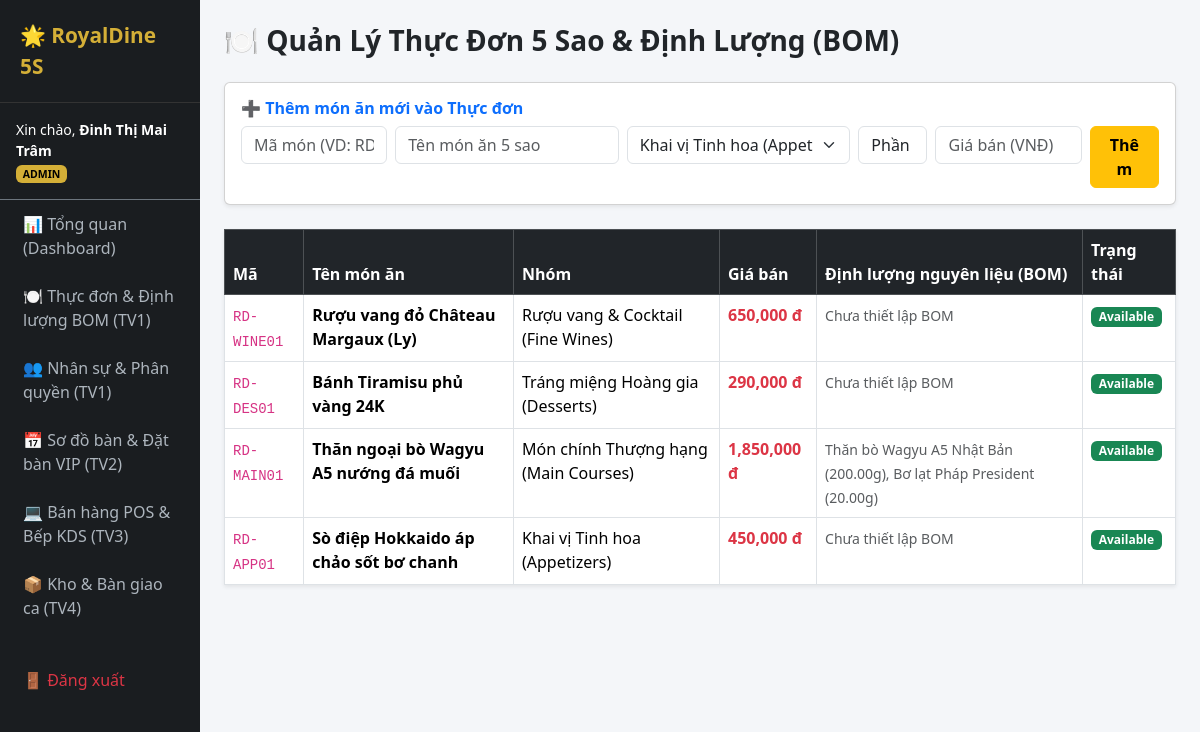
The app's page /index.php?c=menu&a=index (signed in) with its own data.
### tables this page shows
CREATE TABLE menu_items (
    id INT AUTO_INCREMENT PRIMARY KEY,
    category_id INT NOT NULL,
    item_code VARCHAR(30) NOT NULL UNIQUE,
    name VARCHAR(150) NOT NULL,
    description TEXT,
    unit VARCHAR(30) DEFAULT 'Phần',
    price DECIMAL(12,2) NOT NULL DEFAULT 0,
    image_url VARCHAR(255),
    is_combo TINYINT(1) DEFAULT 0,
    status ENUM('Available', 'OutOfStock', 'Discontinued') DEFAULT 'Available',
    created_at DATETIME DEFAULT CURRENT_TIMESTAMP,
    FOREIGN KEY (category_id) REFERENCES categories(id)
);

CREATE TABLE categories (
    id INT AUTO_INCREMENT PRIMARY KEY,
    name VARCHAR(100) NOT NULL,
    course_type ENUM('Appetizer', 'Soup_Salad', 'Main_Course', 'Dessert', 'Beverage', 'Set_Menu') NOT NULL,
    display_order INT DEFAULT 1,
    is_active TINYINT(1) DEFAULT 1
);

### controllers/MenuController.php (called while the page is built, shortened)
<?php
class MenuController extends Controller {
    public function index() {
        $items = $this->db->query("
            SELECT m.*, c.name AS category_name,
            (SELECT GROUP_CONCAT(CONCAT(i.name, ' (', b.quantity_required, i.unit, ')') SEPARATOR ', ')
             FROM recipes_bom b JOIN ingredients i ON b.ingredient_id = i.id WHERE b.menu_item_id = m.id) AS bom_list
            FROM menu_items m JOIN categories c ON m.category_id = c.id ORDER BY m.id DESC
        ")->fetchAll();
        $categories = $this->db->query("SELECT * FROM categories")->fetchAll();
        $this->render('menu/index', compact('items', 'categories'));
    }
}

### index.php (called while the page is built, shortened)
<?php
require_once __DIR__ . '/config/Database.php';
require_once __DIR__ . '/core/Controller.php';
$actionName     = isset($_GET['a']) ? $_GET['a'] : 'index';
$controller = new $controllerName();
$controller->$actionName();

### config/Database.php (called while the page is built, shortened)
<?php
class Database {
    private static $instance = null;
    private $host = 'localhost';
    private $db_name = 'royaldine_5s';
    private $username = 'root';
    private $password = '';
    private function __construct() {
        try {
            $dsn = "mysql:host={$this->host};dbname={$this->db_name};charset=utf8mb4";
            $this->conn = new PDO($dsn, $this->username, $this->password, [
                PDO::ATTR_ERRMODE => PDO::ERRMODE_EXCEPTION,
                PDO::ATTR_DEFAULT_FETCH_MODE => PDO::FETCH_ASSOC,
                PDO::ATTR_EMULATE_PREPARES => false
            ]);
        } catch (PDOException $e) {
            die("Lỗi kết nối CSDL RoyalDine 5S: " . $e->getMessage());
        }
    }
    public static function getConnection() {
        if (self::$instance === null) {
            self::$instance = new Database();
        }
        return self::$instance->conn;
    }
}

### views/menu/index.php (the view)
<div class="d-flex justify-content-between align-items-center mb-3">
    <h3 class="fw-bold">🍽️ Quản Lý Thực Đơn 5 Sao & Định Lượng (BOM)</h3>
</div>
<div class="card p-3 mb-4 shadow-sm">
    <h6 class="fw-bold text-primary">➕ Thêm món ăn mới vào Thực đơn</h6>
    <form method="POST" class="row g-2">
        <div class="col-md-2"><input type="text" name="item_code" class="form-control" placeholder="Mã món (VD: RD-05)" required></div>
        <div class="col-md-3"><input type="text" name="name" class="form-control" placeholder="Tên món ăn 5 sao" required></div>
        <div class="col-md-3">
            <select name="category_id" class="form-select">
                <?php foreach($categories as $c): ?><option value="<?= $c['id'] ?>"><?= $c['name'] ?></option><?php endforeach; ?>
            </select>
        </div>
        <div class="col-md-1"><input type="text" name="unit" class="form-control" value="Phần"></div>
        <div class="col-md-2"><input type="number" name="price" class="form-control" placeholder="Giá bán (VNĐ)" required></div>
        <div class="col-md-1"><button class="btn btn-warning w-100 fw-bold">Thêm</button></div>
    </form>
</div>
<table class="table table-bordered table-hover bg-white shadow-sm">
    <thead class="table-dark">
        <tr><th>Mã</th><th>Tên món ăn</th><th>Nhóm</th><th>Giá bán</th><th>Định lượng nguyên liệu (BOM)</th><th>Trạng thái</th></tr>
    </thead>
    <tbody>
        <?php foreach($items as $item): ?>
        <tr>
            <td><code><?= $item['item_code'] ?></code></td>
            <td class="fw-bold"><?= htmlspecialchars($item['name']) ?></td>
            <td><?= $item['category_name'] ?></td>
            <td class="text-danger fw-bold"><?= number_format($item['price']) ?> đ</td>
            <td><small class="text-muted"><?= $item['bom_list'] ?: 'Chưa thiết lập BOM' ?></small></td>
            <td><span class="badge bg-success"><?= $item['status'] ?></span></td>
        </tr>
        <?php endforeach; ?>
    </tbody>
</table>

### views/layouts/header.php (style rules this page uses)
body { background-color: #f4f6f9; font-family: 'Segoe UI', sans-serif; }

### records on screen
menu_items: item_code "RD-WINE01", name "Rượu vang đỏ Château Margaux (Ly)", category.name "Rượu vang & Cocktail (Fine Wines)", price "650,000", bom_list "Chưa thiết lập BOM", status "Available"
menu_items: item_code "RD-DES01", name "Bánh Tiramisu phủ vàng 24K", category.name "Tráng miệng Hoàng gia (Desserts)", price "290,000", bom_list "Chưa thiết lập BOM", status "Available"
menu_items: item_code "RD-MAIN01", name "Thăn ngoại bò Wagyu A5 nướng đá muối", category.name "Món chính Thượng hạng (Main Courses)", price "1,850,000", bom_list "Thăn bò Wagyu A5 Nhật Bản (200.00g), Bơ lạt Pháp President (20.00g)", status "Available"
menu_items: item_code "RD-APP01", name "Sò điệp Hokkaido áp chảo sốt bơ chanh", category.name "Khai vị Tinh hoa (Appetizers)", price "450,000", bom_list "Chưa thiết lập BOM", status "Available"

### other values on screen
$_SESSION['user']['full_name'] "Đinh Thị Mai Trâm"
$_SESSION['user']['role_code'] "ADMIN"
form field category_id "Khai vị Tinh hoa (Appetizers)"
